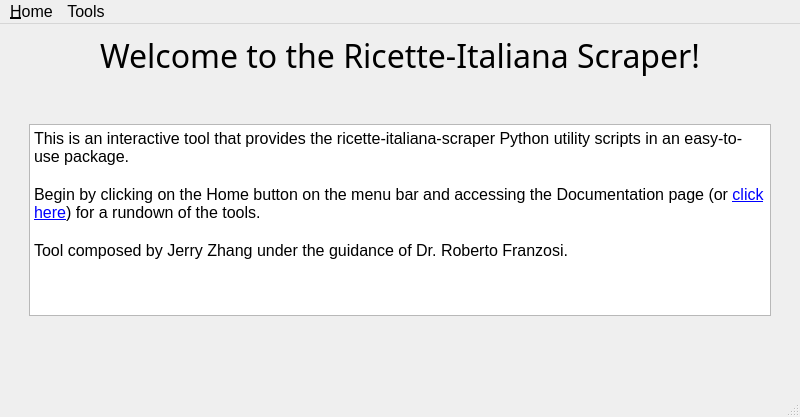
<?xml version="1.0" encoding="UTF-8"?>
<ui version="4.0">
 <class>MainWindow</class>
 <widget class="QMainWindow" name="MainWindow">
  <property name="geometry">
   <rect>
    <x>0</x>
    <y>0</y>
    <width>800</width>
    <height>417</height>
   </rect>
  </property>
  <property name="sizePolicy">
   <sizepolicy hsizetype="Fixed" vsizetype="Fixed">
    <horstretch>0</horstretch>
    <verstretch>0</verstretch>
   </sizepolicy>
  </property>
  <property name="minimumSize">
   <size>
    <width>800</width>
    <height>417</height>
   </size>
  </property>
  <property name="maximumSize">
   <size>
    <width>800</width>
    <height>417</height>
   </size>
  </property>
  <property name="windowTitle">
   <string>Ricette-Italiana Scraper Utility</string>
  </property>
  <widget class="QWidget" name="centralwidget">
   <property name="sizePolicy">
    <sizepolicy hsizetype="Fixed" vsizetype="Fixed">
     <horstretch>0</horstretch>
     <verstretch>0</verstretch>
    </sizepolicy>
   </property>
   <layout class="QGridLayout" name="gridLayout_2">
    <item row="0" column="1">
     <widget class="QLabel" name="title_label">
      <property name="font">
       <font>
        <family>Segoe UI Light</family>
        <pointsize>24</pointsize>
       </font>
      </property>
      <property name="text">
       <string>Welcome to the Ricette-Italiana Scraper!</string>
      </property>
      <property name="alignment">
       <set>Qt::AlignCenter</set>
      </property>
     </widget>
    </item>
    <item row="1" column="1">
     <spacer name="verticalSpacer">
      <property name="orientation">
       <enum>Qt::Vertical</enum>
      </property>
      <property name="sizeType">
       <enum>QSizePolicy::Minimum</enum>
      </property>
      <property name="sizeHint" stdset="0">
       <size>
        <width>20</width>
        <height>40</height>
       </size>
      </property>
     </spacer>
    </item>
    <item row="2" column="0">
     <spacer name="horizontalSpacer">
      <property name="orientation">
       <enum>Qt::Horizontal</enum>
      </property>
      <property name="sizeType">
       <enum>QSizePolicy::Maximum</enum>
      </property>
      <property name="sizeHint" stdset="0">
       <size>
        <width>20</width>
        <height>20</height>
       </size>
      </property>
     </spacer>
    </item>
    <item row="2" column="1">
     <widget class="QTextBrowser" name="textBrowser">
      <property name="sizePolicy">
       <sizepolicy hsizetype="Preferred" vsizetype="Preferred">
        <horstretch>0</horstretch>
        <verstretch>0</verstretch>
       </sizepolicy>
      </property>
      <property name="font">
       <font>
        <family>Segoe UI</family>
        <pointsize>12</pointsize>
       </font>
      </property>
      <property name="autoFillBackground">
       <bool>false</bool>
      </property>
      <property name="html">
       <string>&lt;!DOCTYPE HTML PUBLIC &quot;-//W3C//DTD HTML 4.0//EN&quot; &quot;http://www.w3.org/TR/REC-html40/strict.dtd&quot;&gt;
&lt;html&gt;&lt;head&gt;&lt;meta name=&quot;qrichtext&quot; content=&quot;1&quot; /&gt;&lt;style type=&quot;text/css&quot;&gt;
p, li { white-space: pre-wrap; }
&lt;/style&gt;&lt;/head&gt;&lt;body style=&quot; font-family:'Segoe UI'; font-size:12pt; font-weight:400; font-style:normal;&quot;&gt;
&lt;p style=&quot; margin-top:0px; margin-bottom:0px; margin-left:0px; margin-right:0px; -qt-block-indent:0; text-indent:0px;&quot;&gt;&lt;span style=&quot; font-family:'MS Shell Dlg 2';&quot;&gt;This is an interactive tool that provides the ricette-italiana-scraper Python utility scripts in an easy-to-use package.&lt;/span&gt;&lt;/p&gt;
&lt;p style=&quot;-qt-paragraph-type:empty; margin-top:0px; margin-bottom:0px; margin-left:0px; margin-right:0px; -qt-block-indent:0; text-indent:0px; font-family:'MS Shell Dlg 2';&quot;&gt;&lt;br /&gt;&lt;/p&gt;
&lt;p style=&quot; margin-top:0px; margin-bottom:0px; margin-left:0px; margin-right:0px; -qt-block-indent:0; text-indent:0px;&quot;&gt;&lt;span style=&quot; font-family:'MS Shell Dlg 2';&quot;&gt;Begin by clicking on the Home button on the menu bar and accessing the Documentation page (or &lt;/span&gt;&lt;a href=&quot;https://github.com/Jerrybibo/ricette-italiana-scraper/blob/master/docs/index.md&quot;&gt;&lt;span style=&quot; text-decoration: underline; color:#0000ff;&quot;&gt;click here&lt;/span&gt;&lt;/a&gt;&lt;span style=&quot; font-family:'MS Shell Dlg 2';&quot;&gt;) for a rundown of the tools.&lt;/span&gt;&lt;/p&gt;
&lt;p style=&quot;-qt-paragraph-type:empty; margin-top:0px; margin-bottom:0px; margin-left:0px; margin-right:0px; -qt-block-indent:0; text-indent:0px; font-family:'MS Shell Dlg 2';&quot;&gt;&lt;br /&gt;&lt;/p&gt;
&lt;p style=&quot; margin-top:0px; margin-bottom:0px; margin-left:0px; margin-right:0px; -qt-block-indent:0; text-indent:0px;&quot;&gt;&lt;span style=&quot; font-family:'MS Shell Dlg 2';&quot;&gt;Tool composed by Jerry Zhang under the guidance of Dr. Roberto Franzosi.&lt;/span&gt;&lt;/p&gt;&lt;/body&gt;&lt;/html&gt;</string>
      </property>
     </widget>
    </item>
    <item row="2" column="2">
     <spacer name="horizontalSpacer_2">
      <property name="orientation">
       <enum>Qt::Horizontal</enum>
      </property>
      <property name="sizeType">
       <enum>QSizePolicy::Maximum</enum>
      </property>
      <property name="sizeHint" stdset="0">
       <size>
        <width>20</width>
        <height>20</height>
       </size>
      </property>
     </spacer>
    </item>
    <item row="3" column="1">
     <spacer name="verticalSpacer_3">
      <property name="orientation">
       <enum>Qt::Vertical</enum>
      </property>
      <property name="sizeHint" stdset="0">
       <size>
        <width>20</width>
        <height>40</height>
       </size>
      </property>
     </spacer>
    </item>
   </layout>
  </widget>
  <widget class="QStatusBar" name="statusbar"/>
  <widget class="QMenuBar" name="menuBar">
   <property name="geometry">
    <rect>
     <x>0</x>
     <y>0</y>
     <width>800</width>
     <height>27</height>
    </rect>
   </property>
   <property name="font">
    <font>
     <pointsize>12</pointsize>
    </font>
   </property>
   <widget class="QMenu" name="menu_Home">
    <property name="font">
     <font>
      <pointsize>10</pointsize>
     </font>
    </property>
    <property name="title">
     <string>&amp;Home</string>
    </property>
    <addaction name="actionWelcome_Page"/>
    <addaction name="actionDocumentation"/>
    <addaction name="actionCredits"/>
   </widget>
   <widget class="QMenu" name="menuExtract">
    <property name="font">
     <font>
      <pointsize>10</pointsize>
     </font>
    </property>
    <property name="title">
     <string>Tools</string>
    </property>
    <addaction name="actionExtract_E"/>
    <addaction name="actionExtract"/>
   </widget>
   <addaction name="menu_Home"/>
   <addaction name="menuExtract"/>
  </widget>
  <action name="actionWelcome_Page">
   <property name="text">
    <string>Welcome Page</string>
   </property>
  </action>
  <action name="actionDocumentation">
   <property name="text">
    <string>Documentation</string>
   </property>
  </action>
  <action name="actionCredits">
   <property name="text">
    <string>Credits</string>
   </property>
  </action>
  <action name="actionExtract_E">
   <property name="text">
    <string>Scrape...</string>
   </property>
  </action>
  <action name="actionExtract">
   <property name="text">
    <string>Extract...</string>
   </property>
  </action>
 </widget>
 <resources/>
 <connections/>
</ui>
